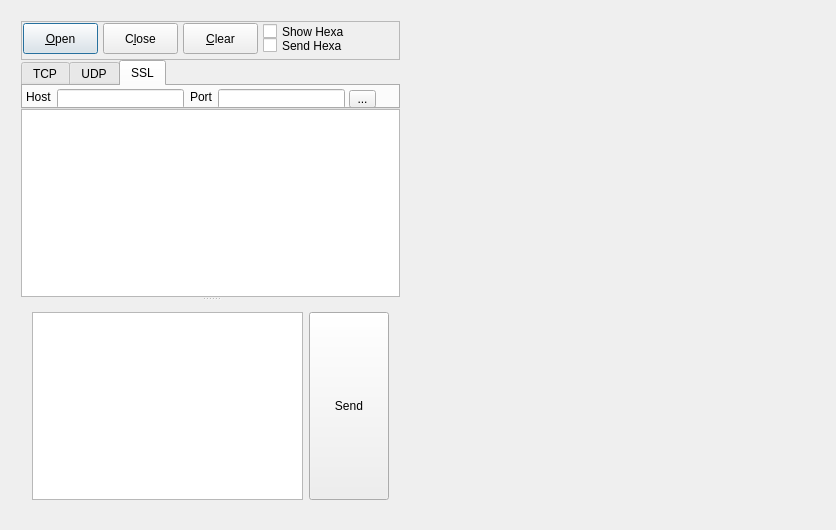
<?xml version="1.0" encoding="UTF-8"?>
<ui version="4.0">
 <class>Dialog</class>
 <widget class="QDialog" name="Dialog">
  <property name="geometry">
   <rect>
    <x>0</x>
    <y>0</y>
    <width>836</width>
    <height>530</height>
   </rect>
  </property>
  <property name="windowTitle">
   <string>NetClient</string>
  </property>
  <widget class="QWidget" name="">
   <property name="geometry">
    <rect>
     <x>10</x>
     <y>10</y>
     <width>401</width>
     <height>512</height>
    </rect>
   </property>
   <layout class="QVBoxLayout" name="mainLayout">
    <property name="spacing">
     <number>0</number>
    </property>
    <item>
     <widget class="QFrame" name="frameTop">
      <property name="minimumSize">
       <size>
        <width>0</width>
        <height>39</height>
       </size>
      </property>
      <property name="maximumSize">
       <size>
        <width>16777215</width>
        <height>39</height>
       </size>
      </property>
      <property name="frameShape">
       <enum>QFrame::StyledPanel</enum>
      </property>
      <property name="frameShadow">
       <enum>QFrame::Raised</enum>
      </property>
      <widget class="QPushButton" name="pbOpen">
       <property name="geometry">
        <rect>
         <x>2</x>
         <y>2</y>
         <width>75</width>
         <height>31</height>
        </rect>
       </property>
       <property name="text">
        <string>&amp;Open</string>
       </property>
      </widget>
      <widget class="QPushButton" name="pbClose">
       <property name="geometry">
        <rect>
         <x>82</x>
         <y>2</y>
         <width>75</width>
         <height>31</height>
        </rect>
       </property>
       <property name="text">
        <string>C&amp;lose</string>
       </property>
      </widget>
      <widget class="QPushButton" name="pbClear">
       <property name="geometry">
        <rect>
         <x>162</x>
         <y>2</y>
         <width>75</width>
         <height>31</height>
        </rect>
       </property>
       <property name="text">
        <string>&amp;Clear</string>
       </property>
      </widget>
      <widget class="QCheckBox" name="chkShowHexa">
       <property name="geometry">
        <rect>
         <x>242</x>
         <y>2</y>
         <width>91</width>
         <height>17</height>
        </rect>
       </property>
       <property name="text">
        <string>Show Hexa</string>
       </property>
      </widget>
      <widget class="QCheckBox" name="chkSendHexa">
       <property name="geometry">
        <rect>
         <x>242</x>
         <y>16</y>
         <width>91</width>
         <height>17</height>
        </rect>
       </property>
       <property name="text">
        <string>Send Hexa</string>
       </property>
      </widget>
     </widget>
    </item>
    <item>
     <widget class="QTabWidget" name="tabOption">
      <property name="minimumSize">
       <size>
        <width>0</width>
        <height>49</height>
       </size>
      </property>
      <property name="maximumSize">
       <size>
        <width>16777215</width>
        <height>49</height>
       </size>
      </property>
      <property name="currentIndex">
       <number>2</number>
      </property>
      <widget class="QWidget" name="tabTcp">
       <attribute name="title">
        <string>TCP</string>
       </attribute>
       <widget class="QLineEdit" name="leTcpHost">
        <property name="geometry">
         <rect>
          <x>34</x>
          <y>3</y>
          <width>127</width>
          <height>20</height>
         </rect>
        </property>
       </widget>
       <widget class="QLabel" name="lblTcpHost">
        <property name="geometry">
         <rect>
          <x>3</x>
          <y>3</y>
          <width>25</width>
          <height>16</height>
         </rect>
        </property>
        <property name="text">
         <string>Host</string>
        </property>
       </widget>
       <widget class="QLabel" name="lblTcpPort">
        <property name="geometry">
         <rect>
          <x>167</x>
          <y>3</y>
          <width>22</width>
          <height>16</height>
         </rect>
        </property>
        <property name="text">
         <string>Port</string>
        </property>
       </widget>
       <widget class="QLineEdit" name="leTcpPort">
        <property name="geometry">
         <rect>
          <x>195</x>
          <y>3</y>
          <width>127</width>
          <height>20</height>
         </rect>
        </property>
       </widget>
       <widget class="QToolButton" name="tbTcpAdvance">
        <property name="geometry">
         <rect>
          <x>326</x>
          <y>4</y>
          <width>27</width>
          <height>18</height>
         </rect>
        </property>
        <property name="text">
         <string>...</string>
        </property>
       </widget>
      </widget>
      <widget class="QWidget" name="tabUdp">
       <attribute name="title">
        <string>UDP</string>
       </attribute>
       <widget class="QLineEdit" name="leUdpPort">
        <property name="geometry">
         <rect>
          <x>195</x>
          <y>3</y>
          <width>127</width>
          <height>20</height>
         </rect>
        </property>
       </widget>
       <widget class="QLabel" name="lblUdpHost">
        <property name="geometry">
         <rect>
          <x>3</x>
          <y>3</y>
          <width>25</width>
          <height>16</height>
         </rect>
        </property>
        <property name="text">
         <string>Host</string>
        </property>
       </widget>
       <widget class="QLineEdit" name="leUdpHost">
        <property name="geometry">
         <rect>
          <x>34</x>
          <y>3</y>
          <width>127</width>
          <height>20</height>
         </rect>
        </property>
       </widget>
       <widget class="QToolButton" name="tbUdpAdvence">
        <property name="geometry">
         <rect>
          <x>326</x>
          <y>4</y>
          <width>27</width>
          <height>18</height>
         </rect>
        </property>
        <property name="text">
         <string>...</string>
        </property>
       </widget>
       <widget class="QLabel" name="lblUdpPort">
        <property name="geometry">
         <rect>
          <x>167</x>
          <y>3</y>
          <width>22</width>
          <height>16</height>
         </rect>
        </property>
        <property name="text">
         <string>Port</string>
        </property>
       </widget>
      </widget>
      <widget class="QWidget" name="tab">
       <attribute name="title">
        <string>SSL</string>
       </attribute>
       <widget class="QLineEdit" name="leSslPort">
        <property name="geometry">
         <rect>
          <x>195</x>
          <y>3</y>
          <width>127</width>
          <height>20</height>
         </rect>
        </property>
       </widget>
       <widget class="QLineEdit" name="leSslHost">
        <property name="geometry">
         <rect>
          <x>34</x>
          <y>3</y>
          <width>127</width>
          <height>20</height>
         </rect>
        </property>
       </widget>
       <widget class="QLabel" name="lblSslPort">
        <property name="geometry">
         <rect>
          <x>167</x>
          <y>3</y>
          <width>22</width>
          <height>16</height>
         </rect>
        </property>
        <property name="text">
         <string>Port</string>
        </property>
       </widget>
       <widget class="QLabel" name="lblSslHost">
        <property name="geometry">
         <rect>
          <x>3</x>
          <y>3</y>
          <width>25</width>
          <height>16</height>
         </rect>
        </property>
        <property name="text">
         <string>Host</string>
        </property>
       </widget>
       <widget class="QToolButton" name="tbSslAdvanced">
        <property name="geometry">
         <rect>
          <x>326</x>
          <y>4</y>
          <width>27</width>
          <height>18</height>
         </rect>
        </property>
        <property name="text">
         <string>...</string>
        </property>
       </widget>
      </widget>
     </widget>
    </item>
    <item>
     <widget class="QSplitter" name="splitter">
      <property name="orientation">
       <enum>Qt::Vertical</enum>
      </property>
      <widget class="QTextEdit" name="txtRecv"/>
      <widget class="QWidget" name="">
       <layout class="QHBoxLayout" name="horizontalLayout">
        <item>
         <widget class="QTextEdit" name="txtSend"/>
        </item>
        <item>
         <widget class="QPushButton" name="pbSend">
          <property name="sizePolicy">
           <sizepolicy hsizetype="Minimum" vsizetype="Expanding">
            <horstretch>0</horstretch>
            <verstretch>0</verstretch>
           </sizepolicy>
          </property>
          <property name="text">
           <string>Send</string>
          </property>
         </widget>
        </item>
       </layout>
      </widget>
     </widget>
    </item>
   </layout>
  </widget>
 </widget>
 <layoutdefault spacing="6" margin="11"/>
 <tabstops>
  <tabstop>pbOpen</tabstop>
  <tabstop>pbClose</tabstop>
  <tabstop>pbClear</tabstop>
  <tabstop>chkShowHexa</tabstop>
  <tabstop>chkSendHexa</tabstop>
  <tabstop>leTcpHost</tabstop>
  <tabstop>leTcpPort</tabstop>
  <tabstop>tbTcpAdvance</tabstop>
  <tabstop>leUdpHost</tabstop>
  <tabstop>leUdpPort</tabstop>
  <tabstop>tbUdpAdvence</tabstop>
  <tabstop>leSslHost</tabstop>
  <tabstop>leSslPort</tabstop>
  <tabstop>tbSslAdvanced</tabstop>
  <tabstop>txtRecv</tabstop>
  <tabstop>txtSend</tabstop>
  <tabstop>pbSend</tabstop>
 </tabstops>
 <resources/>
 <connections/>
</ui>
